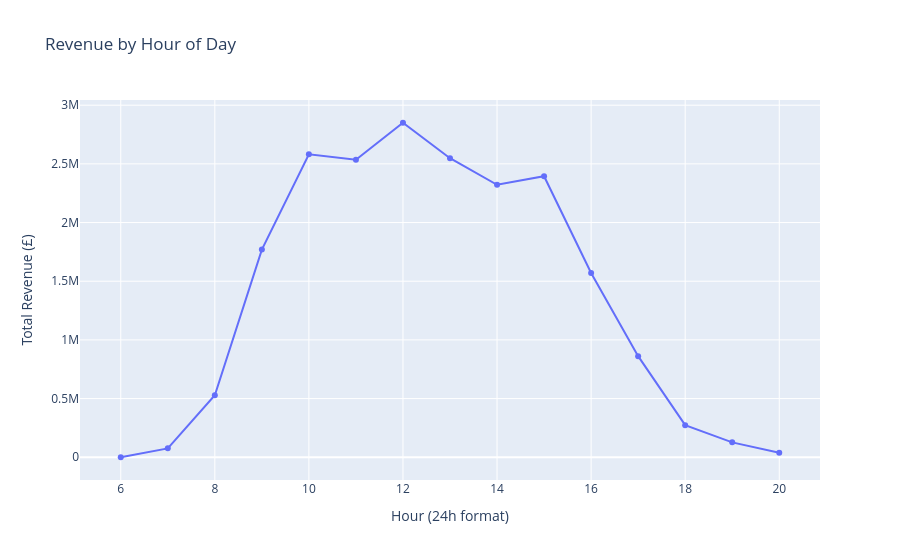

Notebook source saved alongside this figure:
### Code cell
hourly = (
    df.groupby("Hour")["TotalPrice"]
    .sum()
    .reset_index()
)
hourly.columns = ["Hour", "TotalRevenue"]

fig_hour = px.line(
    hourly,
    x="Hour",
    y="TotalRevenue",
    title="Revenue by Hour of Day",
    labels={"Hour": "Hour (24h)", "TotalRevenue": "Total Revenue (£)"},
    markers=True
)
fig_hour.write_html("reports/figures/revenue_by_hour.html")
fig_hour.show()

### Figure 1 — Plotly figure (JSON) as saved in the notebook; plotly's stock layout.template omitted (floating-point values rounded to 4 significant figures)
{"data": [{"hovertemplate": "Hour (24h format)=%{x}<br>Total Revenue (£)=%{y}<extra></extra>", "legendgroup": "", "line": {"color": "#636efa", "dash": "solid"}, "marker": {"symbol": "circle"}, "mode": "lines+markers", "name": "", "orientation": "v", "showlegend": false, "type": "scatter", "x": [6, 7, 8, 9, 10, 11, 12, 13, 14, 15, 16, 17, 18, 19, 20], "xaxis": "x", "y": [4.25, 75770.0, 528200.0, 1770000.0, 2581000.0, 2535000.0, 2850000.0, 2548000.0, 2322000.0, 2395000.0, 1570000.0, 861500.0, 273400.0, 126800.0, 38900.0], "yaxis": "y"}], "layout": {"legend": {"tracegroupgap": 0}, "title": {"text": "Revenue by Hour of Day"}, "xaxis": {"anchor": "y", "domain": [0, 1], "title": {"text": "Hour (24h format)"}}, "yaxis": {"anchor": "x", "domain": [0, 1], "title": {"text": "Total Revenue (£)"}}}}
